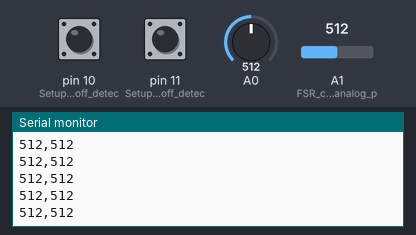
This sketch was run on a simulated Arduino Uno, built with avr-gcc and run on an emulated ATmega328P. Parts: the last lines printed to the serial monitor. Inputs (shaded band) come from the test bench; at power-on: pin 10 (Setup_for_leads_off_detec) LOW, A0 = 512, A1 (FSR_connected_to_analog_p) = 512, pin 11 (Setup_for_leads_off_detec) LOW.

Above: at 1.2 s.
1.3 s: pin 10 (Setup_for_leads_off_detec) pulled HIGH for 0.15 s
2.9 s: A0 set to 716
At 4.0 s:
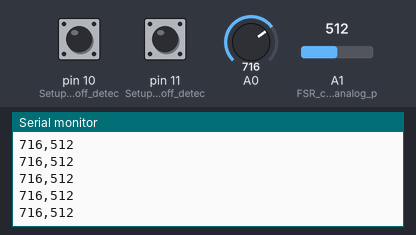
4.4 s: A1 (FSR_connected_to_analog_p) set to 716
At 5.4 s:
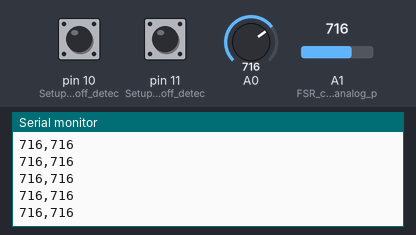
5.9 s: pin 11 (Setup_for_leads_off_detec) pulled HIGH for 0.15 s
7.5 s: A0 set to 900
At 8.2 s:
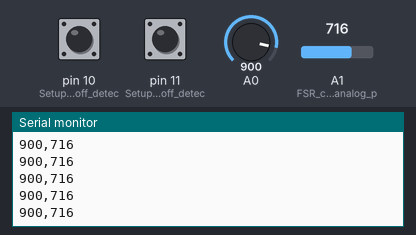
9.0 s: pin 11 (Setup_for_leads_off_detec) pulled HIGH for 1 s
Timing chart, 0 to 12.0 s (numbered marks = the images above; inputs shaded):
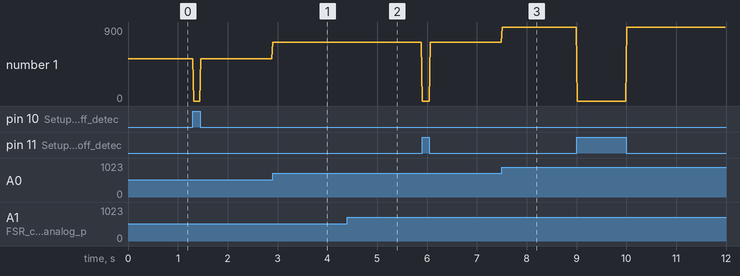

Measured:
- after the input at 2.9 s, the serial monitor: prints a new line at once (image 1)
- after the input at 4.4 s, the serial monitor: prints a new line at once (image 2)
- after the input at 7.5 s, the serial monitor: prints a new line at once (image 3)
- plotted number 1: 512 → 716 after the input at 2.9 s, 716 → 900 after the input at 7.5 s

The sketch:

ECG_FSR_Arduino.ino
```cpp
void setup() {
  // Initialize the serial communication:
  Serial.begin(115200);

  // Setup pins for AD8232 leads off detection
  pinMode(10, INPUT); // Setup for leads off detection LO+
  pinMode(11, INPUT); // Setup for leads off detection LO-

  // Optional: Define pin for FSR
  pinMode(A1, INPUT); // FSR connected to analog pin A1
}

void loop() {
  int ecgValue = 0;  // Variable to hold ECG value
  int fsrValue = 0;  // Variable to hold FSR value

  // Check if ECG leads are off
  if ((digitalRead(10) == 1) || (digitalRead(11) == 1)) {
    Serial.println("!"); // Print leads-off warning
  } else {
    // Read ECG value from analog pin A0
    ecgValue = analogRead(A0);
  }

  // Read FSR value from analog pin A1
  fsrValue = analogRead(A1);

  // Send both ECG and FSR data over serial in comma-separated format
  Serial.print(ecgValue); // Print ECG value
  Serial.print(",");      // Separator
  Serial.println(fsrValue); // Print FSR value and end line

  // Wait briefly to avoid overwhelming the serial communication
  delay(20);
}
```
